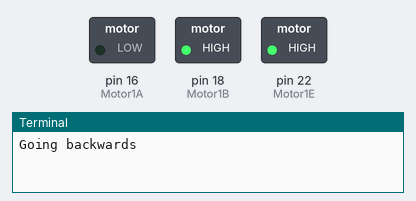
A program run on a simulated Raspberry Pi (header pin numbers). Shown: switched loads named in the program (green lamp = pin HIGH), the last lines printed to the terminal. At 5.0 s the program stops and its outputs stay as they are.

Above: at 0.1 s.
At 5.1 s:
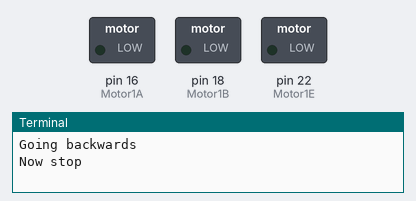
Timing chart, 0 to 6.5 s (numbered marks = the images above):
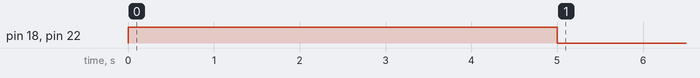

Measured:
- by itself, pin 18 (Motor1B), pin 22 (Motor1E): LOW → HIGH at 0.00 s, → LOW 5.0 s later

The program:

motor2.py
```python
import RPi.GPIO as GPIO
from time import sleep

GPIO.setmode(GPIO.BOARD)

Motor1A = 16
Motor1B = 18
Motor1E = 22

GPIO.setup(Motor1A,GPIO.OUT)
GPIO.setup(Motor1B,GPIO.OUT)
GPIO.setup(Motor1E,GPIO.OUT)


print "Going backwards"
GPIO.output(Motor1A,GPIO.LOW)
GPIO.output(Motor1B,GPIO.HIGH)
GPIO.output(Motor1E,GPIO.HIGH)

sleep(5)

print "Now stop"
GPIO.output(Motor1E,GPIO.LOW)

GPIO.cleanup()
```
